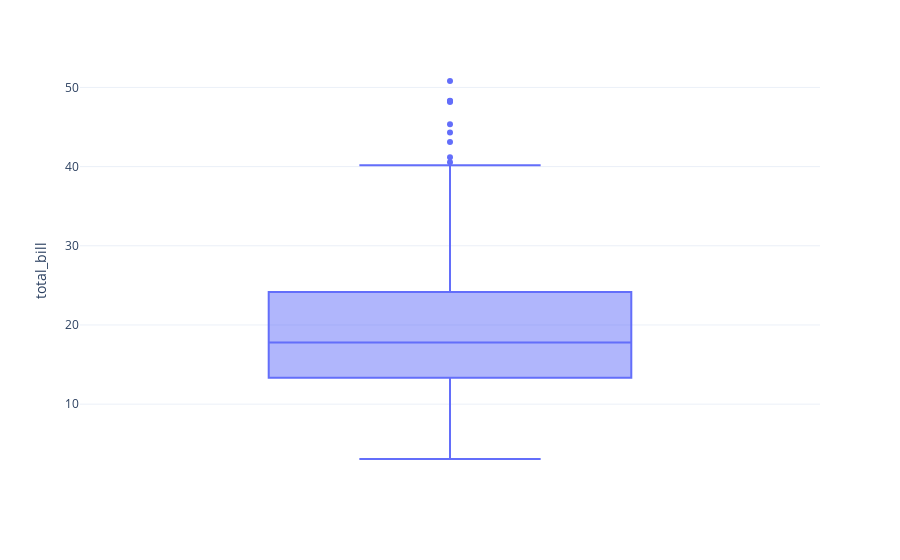

Notebook cell for this chart:
### Markdown cell above
plotly

### Code cell
import plotly.express as px
df = px.data.tips()
fig = px.box(df, y="total_bill")
fig.show()

### Figure 1 — Plotly figure (JSON) as saved in the notebook; plotly's stock layout.template omitted (floating-point values rounded to 4 significant figures; data arrays with more than 128 entries replaced by an {"elided": "..."} marker saying what was removed)
{"data": [{"alignmentgroup": "True", "hovertemplate": "total_bill=%{y}<extra></extra>", "legendgroup": "", "marker": {"color": "#636efa"}, "name": "", "notched": false, "offsetgroup": "", "orientation": "v", "showlegend": false, "type": "box", "x0": " ", "xaxis": "x", "y": {"elided": "244 float values"}, "y0": " ", "yaxis": "y"}], "layout": {"boxmode": "group", "legend": {"tracegroupgap": 0}, "margin": {"t": 60}, "xaxis": {"anchor": "y", "domain": [0, 1]}, "yaxis": {"anchor": "x", "domain": [0, 1], "title": {"text": "total_bill"}}}}
